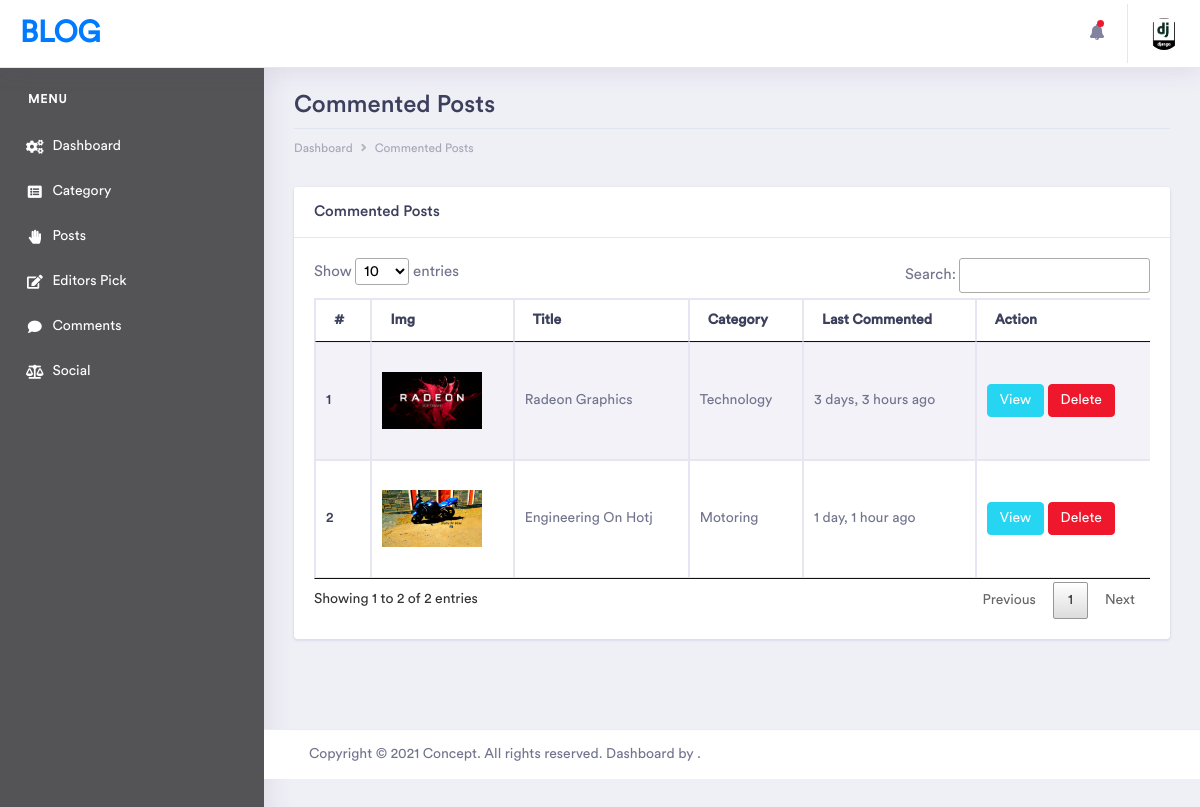
The page /brianadmin/comments/ (signed in) on the database its author committed.
### blogbackapp/models.py (models this page shows, shortened)
class Blogger(get_user_model()):
    profile_image = models.ImageField(max_length=200, upload_to='bloggers-images', null=True, blank=True)
    county = models.ForeignKey(County, on_delete=models.SET_NULL, null=True)
    gender = models.CharField(max_length=100, null=True, blank=True)
    GROUP_STATUS = {
        ('BLOGGER', 'Blogger'),
        ('VIEWER', 'Viewer'),
    }
    group_status = models.CharField(choices=GROUP_STATUS, default='VIEWER', max_length=200, null=True, blank=True)
    ACTIVE_STATUS = {
        ('ACTIVATE', 'Activate'),
        ('DEACTIVATE', 'Deactivate'),
    }
    is_user_active = models.CharField(choices=ACTIVE_STATUS, default='ACTIVATE', max_length=200, null=True, blank=True)
    phone_number = models.CharField(max_length=20, null=True, blank=True)
    date_of_birth = models.DateField(default=datetime.datetime.now)
    created_at = models.DateTimeField(auto_now_add=True)
    updated_at = models.DateTimeField(auto_now=True)
    biography = models.TextField()
    class Meta:
        verbose_name = 'Blogger'
        verbose_name_plural = 'Bloggers'

class Post(models.Model):
    post_image = models.FileField( upload_to='post-images', null=True, blank=True)
    blogger = models.ForeignKey(Blogger, on_delete=models.CASCADE)
    title = models.CharField(max_length=200, null=False, blank=False)
    category = models.ForeignKey(Category, on_delete=models.CASCADE, null=False, blank=False)
    description = RichTextField()
    created_at = models.DateTimeField(auto_now_add=True)
    updated_at = models.DateTimeField(auto_now=True)
    slug = models.SlugField(default='', editable=False, max_length=160)
    POST_VERIFY = {
        ('ACTIVE', 'active'),
        ('INACTIVE', 'inactive'),
    }
    post_verify = models.CharField(choices=POST_VERIFY, default='INACTIVE', max_length=200, null=False, blank=False)
    hit_count_generic = GenericRelation(HitCount, object_id_field='object_pk', related_query_name='hit_count_generic_relation')
    @property
    def getPrimaryComments(self):
        return Comment.objects.filter(post=self, reply__isnull=True).all().order_by('-created_at')

class Category(models.Model):
    category = models.CharField(max_length=200, null=False, blank=False)
    created_at = models.DateTimeField(auto_now_add=True)
    updated_at = models.DateTimeField(auto_now=True)

class Comment(models.Model):
    post = models.ForeignKey(Post, on_delete=models.CASCADE, null=False, blank=False)
    blogger = models.ForeignKey(Blogger, on_delete=models.CASCADE, null=False, blank=False)
    reply = models.ForeignKey('self', related_name="commentreply", on_delete=models.CASCADE, null=True, blank=True)
    msg_content = models.TextField()
    created_at = models.DateTimeField(auto_now_add=True)
    updated_at = models.DateTimeField(auto_now=True)
    @property
    def getSecondaryComments(self):
        return Comment.objects.filter(reply_id=self.id).all().order_by('-created_at')

### blogbackapp/views.py (the view)
# urls.py: path('comments/', views.comments, name='comments'),
def comments(request):
    user = request.user.id
    blogger = Blogger.objects.filter(user_ptr_id=user).first()
    list_category = []
    admin_list_category = []
    list_comment = []
    adminlist_comment = []
    commentss = Comment.objects.filter(post__blogger=blogger).order_by('-created_at')
    allcommentss = Comment.objects.order_by('-created_at')
    for c in commentss:
        list_category.append(c.post)
    for l in list(set(list_category)):
        lcom = Comment.objects.filter(post_id=l.id).order_by('-created_at').first()
        list_comment.append(lcom)
    for z in allcommentss:
        admin_list_category.append(z.post)
    for x in list(set(admin_list_category)):
        lcomm = Comment.objects.filter(post_id=x.id).order_by('-created_at').first()
        adminlist_comment.append(lcomm)
    context = {
        'title': 'Comments',
        'allposts': list(set(list_category)),
        'mylist': zip(list(set(list_category)), list(set(list_comment))),
        'myadminlist': zip(list(set(admin_list_category)), list(set(adminlist_comment))),
        'adminpost': list(set(admin_list_category))
    }
    return render(request, 'back/comments.html', context)

### blogfrontapp/templatetags/templatetag.py (called while the page is built)
@register.filter("getbloggerComments")
def getbloggerComments(request):
    blogger = Blogger.objects.filter(user_ptr_id=request.user.id).first()
    return Comment.objects.filter(blogger=blogger).order_by('-created_at')

@register.filter("getbloggerimage")
def getbloggerimage(request):
    blogerr_img = Blogger.objects.filter(user_ptr_id=request.user.id).first()
    return blogerr_img.profile_image.url

### blogbackapp/templates/back/comments.html (shortened to what this page needs)
{% extends 'back/layout.html' %}
{% load static %}
{% load humanize %}
{% load hitcount_tags %}
{% load templatetag %}
{% block content %}
    <div class="dashboard-wrapper">
            <div class="container-fluid dashboard-content">
                    <div class="row">
                        <div class="col-xl-12 col-lg-12 col-md-12 col-sm-12 col-12">
                            <div class="page-header">
                                <h2 class="pageheader-title"> Commented Posts </h2>
                                <div class="page-breadcrumb">
                                    <nav aria-label="breadcrumb">
                                        <ol class="breadcrumb">
                                            <li class="breadcrumb-item"><a href="{% url 'BLOGBACK:home' %}" class="breadcrumb-link">Dashboard</a></li>
                                            <li class="breadcrumb-item"><a href="#" class="breadcrumb-link">Commented Posts </a></li>
                                        </ol>
                                    </nav>
                                </div>
                            </div>
                        </div>
                    </div>
                    {% if not request.user.is_superuser %}
                        <div class="row">
                            <div class="col-xl-12 col-lg-12 col-md-12 col-sm-12 col-12">
                               <div class="card">
                                <h5 class="card-header">Commented Posts</h5>
                                <div class="card-body">
                                    <div class="table-responsive">
                                        <table id="myTable" class="table table-striped table-bordered first">
                                             <thead>
                                                <tr>
                                                    <th scope="col">#</th>
                                                    <th scope="col">Img</th>
                                                    <th scope="col">Title</th>
                                                    <th scope="col">Category</th>
                                                    <th scope="col">Last Commented</th>
                                                    <th scope="col">Action</th>
                                                </tr>
                                            </thead>
                                            <tbody>
                                                {% for post, comment in mylist %}
                                                    <tr>
                                                    <th scope="row">{{forloop.counter}}</th>
                                                    <td>
                                                        <div style="width: 100px; height: 100px; border-radius: 10px; overflow: hidden">
                                                            <img loading="lazy" style="width: 100%; height: 100%; object-fit: contain" src="{{ post.post_image.url }}" alt="">
                                                        </div>
                                                    </td>
                                                    <td>{{post.title|title}}</td>
                                                    <td>{{post.category.category}}</td>
                                                    <td>{{comment.created_at|naturaltime}}</td>
                                                    <td>
                                                        <a href="" data-toggle="modal" data-target="#viewexampleModalLabel{{ post.id }}" class="btn btn-info btn-sm rounded">View</a>
                                                        <a href="" data-toggle="modal"  data-target="#deleteexampleModal{{ post.id }}" class="btn btn-danger btn-sm rounded">Delete</a>
                                                    </td>
                                                </tr>
                                                {% endfor %}
                                            </tbody>
                                        </table>
                                    </div>
                                </div>
                            </div>
                            </div>
                        </div>
                    {% endif %}
            </div>
            <div class="footer">
                <div class="container-fluid">
                    <div class="row">
                        <div class="col-xl-6 col-lg-6 col-md-12 col-sm-12 col-12">
                            Copyright ©
                            <script>let d = new Date(); document.write(d.getFullYear())</script> Concept. All rights reserved. Dashboard by .
                        </div>
                    </div>
                </div>
            </div>
        </div>
{% endblock content %}

### blogbackapp/templates/back/layout.html (shortened to what this page needs)
<!doctype html>
<html lang="en">
{% load static %}
{% load templatetag %}
{% load humanize %}
<head>
    <link rel="stylesheet" href="{% static 'back/assets/vendor/bootstrap/css/bootstrap.min.css' %}">
    <link href="{% static 'back/assets/vendor/fonts/circular-std/style.css' %}" rel="stylesheet">
    <link rel="stylesheet" href="{% static 'back/assets/libs/css/style.css' %}">
    <link rel="stylesheet" href="{% static 'back/assets/vendor/fonts/fontawesome/css/fontawesome-all.css' %}">
    <link rel="stylesheet" href="{% static 'back/assets/vendor/charts/chartist-bundle/chartist.css' %}">
    <link rel="stylesheet" href="{% static 'back/assets/vendor/charts/morris-bundle/morris.css' %}">
    <link rel="stylesheet" href="{% static 'back/assets/vendor/fonts/material-design-iconic-font/css/materialdesignicons.min.css' %}">
    <link rel="stylesheet" href="{% static 'back/assets/vendor/charts/c3charts/c3.css' %}">
    <link rel="stylesheet" href="{% static 'back/assets/vendor/fonts/flag-icon-css/flag-icon.min.css' %}">
    <link rel="stylesheet" href="{% static 'back/dtables.css' %}">
    <link rel="stylesheet" href="{% static 'back/assets/vendor/bootstrap-select/css/bootstrap-select.css' %}">
    <link rel="stylesheet" href="{% static 'back/assets/vendor/select2/css/select2.css' %}">
</head>
<body>
    <div class="dashboard-main-wrapper">
        <div class="dashboard-header">
            <nav class="navbar navbar-expand-lg bg-white fixed-top">
                <a class="navbar-brand" href="index.html">Blog</a>
                <div class="collapse navbar-collapse " id="navbarSupportedContent">
                    <ul class="navbar-nav ml-auto navbar-right-top">
                        <li class="nav-item dropdown notification">
                            <a class="nav-link nav-icons" href="#" id="navbarDropdownMenuLink1" data-toggle="dropdown" aria-haspopup="true" aria-expanded="false"><i class="fas fa-fw fa-bell"></i> <span class="indicator"></span></a>
                        </li>
                        <li class="nav-item dropdown nav-user">
                            <a class="nav-link nav-user-img" href="#" id="navbarDropdownMenuLink2" data-toggle="dropdown" aria-haspopup="true" aria-expanded="false">
                                {% if request.user.is_superuser %}
                                    <img src="../../../static/back/assets/images/avatar-1.jpg" alt="" class="user-avatar-md rounded-circle">
                                {% else %}
                                    <img src="{{ request|getbloggerimage }}" alt="" class="user-avatar-md rounded-circle">
                                {% endif %}
                            </a>
                        </li>
                    </ul>
                </div>
            </nav>
        </div>
        <div class="nav-left-sidebar sidebar-dark">
            <div class="menu-list">
                <nav class="navbar navbar-expand-lg navbar-light">
                    <div class="collapse navbar-collapse" id="navbarNav">
                        <ul class="navbar-nav flex-column">
                            <li class="nav-divider">
                                Menu
                            </li>
                            <li class="nav-item ">
                                <a class="nav-link " href="{% url 'BLOGBACK:home' %}" ><i class="fa fa-fw fa-cogs"></i>Dashboard <span class="badge badge-success">6</span></a>
                            </li>
                                <li class="nav-item">
                                    <a class="nav-link" href="{% url 'BLOGBACK:category' %}" ><i class="fa fa-fw fa-list-alt"></i>Category</a>
                                </li>
                            <li class="nav-item">
                                <a class="nav-link" href="{% url 'BLOGBACK:posts' %}" ><i class="fas fa-fw fa-hand-paper"></i>Posts</a>
                            </li>
                            <li class="nav-item">
                                    <a class="nav-link" href="{% url 'BLOGBACK:edutorial_pick' %}" ><i class="fas fa-fw fa-edit"></i>Editors Pick</a>
                                </li>
                            <li class="nav-item">
                                <a class="nav-link" href="{% url 'BLOGBACK:comments' %}" ><i class="fas fa-fw fa-comment"></i>Comments</a>
                            </li>
                            <li class="nav-item">
                                <a class="nav-link" href="{% url 'BLOGBACK:social' %}" ><i class="fa fa-fw fa-balance-scale"></i>Social</a>
                            </li>
                        </ul>
                    </div>
                </nav>
            </div>
        </div>
        {% block content %}
        {% endblock content %}
    </div>
    {% load sweetify %}
</body>
</html>

### static/back/dtables.css (style rules this page uses)
table.dataTable { width:100%;margin:0 auto;clear:both;border-collapse:separate;border-spacing:0 }
table.dataTable thead th,table.dataTable tfoot th { font-weight:bold }
table.dataTable thead th,table.dataTable thead td { padding:10px 18px;border-bottom:1px solid #111 }
table.dataTable thead .sorting,table.dataTable thead .sorting_asc,table.dataTable thead .sorting_desc,table.dataTable thead .sorting_asc_disabled,table.dataTable thead .sorting_desc_disabled { cursor:pointer;*cursor:hand;background-repeat:no-repeat;background-position:center right }
table.dataTable thead .sorting { background-image:url("../images/sort_both.png") }
table.dataTable thead .sorting_asc { background-image:url("../images/sort_asc.png") }
table.dataTable tbody tr { background-color:#ffffff }
table.dataTable tbody th,table.dataTable tbody td { padding:8px 10px }
table.dataTable.no-footer { border-bottom:1px solid #111 }
table.dataTable,table.dataTable th,table.dataTable td { box-sizing:content-box }

### rows shown on the page
Post: post_image (picture), title "Radeon Graphics", category.category "Technology", created_at "3 days, 3 hours ago"
Post: post_image (picture), title "Engineering On Hotj", category.category "Motoring", created_at "1 day, 1 hour ago"
